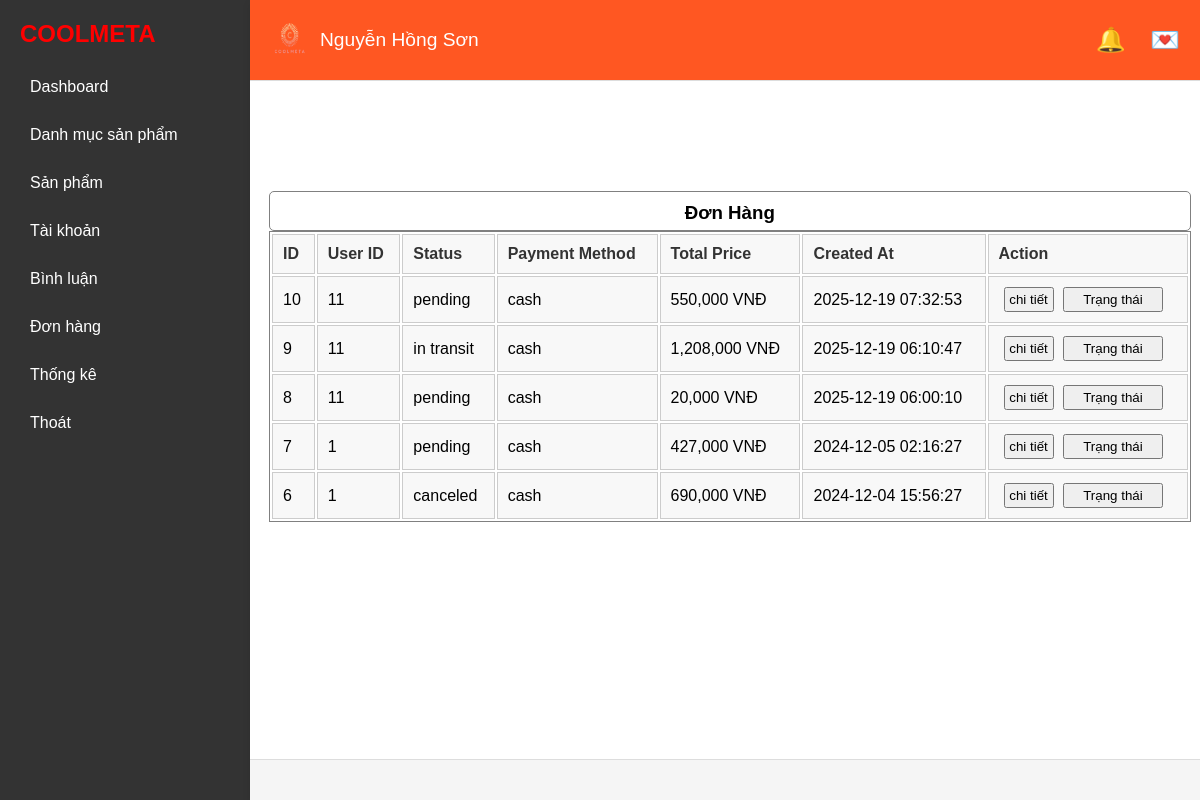
/index.php?role=admin&act=Order (signed in), run on the app's committed database.
### tables this page shows
CREATE TABLE `orders` (
  `id` int NOT NULL,
  `user_id` int NOT NULL,
  `status` enum('pending','in transit','completed','canceled') DEFAULT 'pending',
  `payment_method` enum('cash','card','online') DEFAULT 'cash',
  `total_price` decimal(10,2) NOT NULL,
  `created_at` timestamp NULL DEFAULT CURRENT_TIMESTAMP
);

### app/Database/Functions.php (called while the page is built, shortened)
<?php
function view($path_view, $data=[]){
    extract($data);
    $path_view  = str_replace(".","/", $path_view);
    include_once "app/Views/$path_view.php";
};

### app/Controllers/Admin/AdminOrderController.php (called while the page is built, shortened)
<?php
class AdminOrderController {
    public function index(){
        $orders = (new Order)->all();
        return view('Admin.cart.list', compact('categories','message', 'orders'));
    }
}

### index.php (called while the page is built, shortened)
<?php
include_once "app/Database/Database.php";
include_once "app/Database/Functions.php";
include_once "app/Models/Order.php";
include_once  "app/Controllers/Admin/AdminOrderController.php";
include_once "Router/Web.php";

### app/Database/Database.php (called while the page is built, shortened)
<?php
class Database
{
    private $pdo;
    public function __construct()
    {
        try {
            $this->pdo = new PDO("mysql:host=" . HOST . ";port=" . PORT . ";dbname=" . DBNAME,USERNAME,PASSWORD);
            $this->pdo->setAttribute(PDO::ATTR_ERRMODE, PDO::ERRMODE_EXCEPTION);
        } catch (Exception $error) {
            echo "<h1>Lỗi kết nối CSDL: " . $error->getMessage() . "</h1>";
        }
    }
    public function getConnection()
    {
        return $this->pdo;
    }
    public function __destruct()
    {
        $this->pdo = null;
    }
}

### app/Models/Order.php (called while the page is built, shortened)
<?php
class Order
{
    public $pdo;
    public function __construct()
    {
        $db = new Database();
        $this->pdo = $db->getConnection();
    }
    public function all()
    {
        $sql = "SELECT o.*, u.fullname, u.address, u.email, u.phone
                FROM orders o
                JOIN users u ON o.user_id = u.id
                ORDER BY o.id DESC";
        $stmt = $this->pdo->prepare($sql);
        $stmt->execute();
        return $stmt->fetchAll(PDO::FETCH_ASSOC);
    }
}

### app/Views/Admin/cart/list.php (the view, shortened to what this page needs)
<?php include_once VIEW . "Admin/base/header.php" ?>
<div class="main">
    <div class="product-main">
        <div style="color: green;margin: 40px 50px 0px 50px;font-weight: 25;height: 50px;border-radius: 20px;">
        </div>
        <div class="show_list" style="width: 97%; margin: 20px 0; border-collapse: collapse; margin-left: 2%;">
            <table style="width: 100%; border: 1px solid gray;">
                <div style="width: 100%; height: 40px; background-color: white; border: 1px solid gray; border-radius: 5px; margin-top: 20px; text-align: center;">
                    <h3 style="margin-top: 10px;">Đơn Hàng</h3>
                </div>
                <thead style="background-color: #f2f2f2;">
                    <tr>
                        <th style="background-color: #f8f8f8; color: #333; font-weight: bold; padding: 10px; text-align: left; border: 1px solid #ccc;">ID</th>
                        <th style="background-color: #f8f8f8; color: #333; font-weight: bold; padding: 10px; text-align: left; border: 1px solid #ccc;">User ID</th>
                        <th style="background-color: #f8f8f8; color: #333; font-weight: bold; padding: 10px; text-align: left; border: 1px solid #ccc;">Status</th>
                        <th style="background-color: #f8f8f8; color: #333; font-weight: bold; padding: 10px; text-align: left; border: 1px solid #ccc;">Payment Method</th>
                        <th style="background-color: #f8f8f8; color: #333; font-weight: bold; padding: 10px; text-align: left; border: 1px solid #ccc;">Total Price</th>
                        <th style="background-color: #f8f8f8; color: #333; font-weight: bold; padding: 10px; text-align: left; border: 1px solid #ccc;">Created At</th>
                        <th style="background-color: #f8f8f8; color: #333; font-weight: bold; padding: 10px; text-align: left; border: 1px solid #ccc;">Action</th>
                    </tr>
                </thead>
                <tbody>
                    <?php foreach ($orders as $order) : ?>
                        <tr>
                            <td style="background-color: #f8f8f8; padding: 10px; text-align: left; border: 1px solid #ccc;"><?= $order['id'] ?></td>
                            <td style="background-color: #f8f8f8; padding: 10px; text-align: left; border: 1px solid #ccc;"><?= $order['user_id'] ?></td>
                            <td style="background-color: #f8f8f8; padding: 10px; text-align: left; border: 1px solid #ccc;"><?= $order['status'] ?></td>
                            <td style="background-color: #f8f8f8; padding: 10px; text-align: left; border: 1px solid #ccc;"><?= $order['payment_method'] ?></td>
                            <td style="background-color: #f8f8f8; padding: 10px; text-align: left; border: 1px solid #ccc;"><?= number_format($order['total_price']) ?> VNĐ</td>
                            <td style="background-color: #f8f8f8; padding: 10px; text-align: left; border: 1px solid #ccc;"><?= $order['created_at'] ?></td>
                            <td style="width: 200px; background-color: #f8f8f8; padding: 10px; text-align: left; border: 1px solid #ccc;">
                                <a href="index.php?role=admin&act=OrderDetail&id=<?= $order['id'] ?>"><input style="margin-left: 5px; width: 50px; height: 25px;" type="button" value="chi tiết"></a>
                                <a href="index.php?role=admin&act=OrderStatus&id=<?= $order['id'] ?>"><input style="margin-left: 5px; width: 100px; height: 25px;" type="button" value="Trạng thái"></a>
                            </td>
                        </tr>
                    <?php endforeach; ?>
                </tbody>
            </table>
        </div>
    </div>
</div>
<?php include_once VIEW . "Admin/base/footer.php" ?>

### Assets/Admin/Css/admin.css (style rules this page uses)
* { box-sizing: border-box; margin: 0; padding: 0; font-family: Arial, sans-serif; }
body { display: flex; height: 100vh; background-color: #f5f5f5; overflow-y: hidden; }

### app/Views/Admin/cart/list.php (style rules this page uses)
.main { height: 800px; overflow-y: auto; }

### data on the page
orders: id "10", user "11", status "pending", payment_method "cash", total_price "550,000", created_at "2025-12-19 07:32:53"
orders: id "9", user "11", status "in transit", payment_method "cash", total_price "1,208,000", created_at "2025-12-19 06:10:47"
orders: id "8", user "11", status "pending", payment_method "cash", total_price "20,000", created_at "2025-12-19 06:00:10"
orders: id "7", user "1", status "pending", payment_method "cash", total_price "427,000", created_at "2024-12-05 02:16:27"
orders: id "6", user "1", status "canceled", payment_method "cash", total_price "690,000", created_at "2024-12-04 15:56:27"

### other printed values
$_SESSION['user']['fullname'] "Nguyễn Hồng Sơn"
